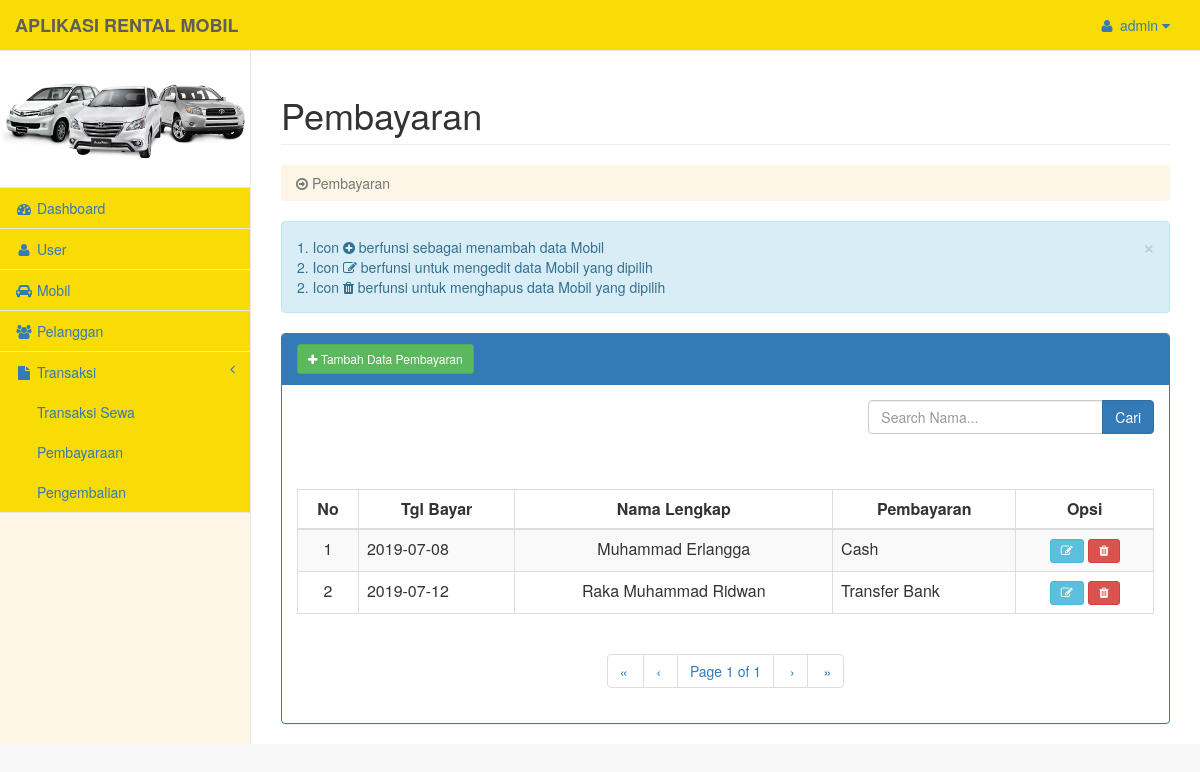
The app's page /pembayaran/index.php (signed in) with its own data.
### tables this page shows
CREATE TABLE IF NOT EXISTS `tb_user` (
`id_user` int(5) NOT NULL,
  `username` varchar(25) NOT NULL,
  `password` varchar(100) NOT NULL
);

CREATE TABLE IF NOT EXISTS `tb_pembayaran` (
`id_bayar` int(5) NOT NULL,
  `id_transaksi` int(5) NOT NULL,
  `tgl_bayar` date NOT NULL,
  `pembayaran` varchar(25) NOT NULL,
  `no_rek` varchar(20) DEFAULT NULL,
  `nama_bank` varchar(25) DEFAULT NULL,
  `atas_nama` varchar(50) DEFAULT NULL
);

CREATE TABLE IF NOT EXISTS `tb_transaksi` (
`id_transaksi` int(5) NOT NULL,
  `id_mobil` int(5) NOT NULL,
  `harga` int(11) NOT NULL,
  `id_pelanggan` int(5) NOT NULL,
  `nama_lengkap` varchar(50) NOT NULL,
  `tgl_sewa` datetime NOT NULL,
  `tgl_selesaisewa` datetime NOT NULL,
  `jumlah_harga` int(11) NOT NULL,
  `denda` int(11) DEFAULT NULL,
  `status_pembayaran` int(5) NOT NULL,
  `status_pengembalian` int(5) NOT NULL
);

### pengguna.php (called while the page is built)
<?php
$admin 			= $_SESSION['username'];
$data_us		= mysql_query("SELECT * FROM tb_user  WHERE username  ='$admin'");
$nama 			= mysql_fetch_object($data_us);
?>

### pembayaran/index.php (the view, shortened to what this page needs)
<?php
$root = '../';
include "../koneksi.php";
include "../pengguna.php";
include "../pagination.php";
if (isset($_REQUEST['keyword']) && $_REQUEST['keyword']<>""){
$keyword	= $_REQUEST['keyword'];
$reload		= "index.php?pagination=true&keyword=$keyword";
$sql 		= "SELECT tb_pembayaran.id_bayar, tb_pembayaran.tgl_bayar, tb_transaksi.id_transaksi, tb_transaksi.nama_lengkap, tb_pembayaran.pembayaran, tb_pembayaran.no_rek, tb_pembayaran.nama_bank, tb_pembayaran.atas_nama from mobilrental.tb_transaksi inner join mobilrental.tb_pembayaran on (tb_transaksi.id_transaksi = tb_pembayaran.id_transaksi) WHERE nama_lengkap LIKE '%$keyword%' ORDER BY id_bayar";
$result = mysql_query($sql);
}else{
$reload = "index.php?pagination=true";
$sql    = "SELECT tb_pembayaran.id_bayar, tb_pembayaran.tgl_bayar, tb_transaksi.id_transaksi, tb_transaksi.nama_lengkap, tb_pembayaran.pembayaran, tb_pembayaran.no_rek, tb_pembayaran.nama_bank, tb_pembayaran.atas_nama from mobilrental.tb_transaksi inner join mobilrental.tb_pembayaran on (tb_transaksi.id_transaksi = tb_pembayaran.id_transaksi) ORDER BY id_bayar";
$result = mysql_query($sql);
}
$rpp 		= 5;
$page 		= intval($_GET["page"]);
if($page<=0) $page = 1;
$tcount 	= mysql_num_rows($result);
$tpages 	= ($tcount) ? ceil($tcount/$rpp) : 1;
$count		= 0;
$i 			= ($page-1)*$rpp;
$no_urut	= ($page-1)*$rpp;
?>
<!DOCTYPE html>
<html lang="en">
<head>
    <link href="../assets/vendor/bootstrap/css/bootstrap.min.css" rel="stylesheet">
    <link href="../assets/vendor/bootstrap/css/bootstrap-datetimepicker.min.css" rel="stylesheet">
    <link href="../assets/dist/js/jquery-ui/jquery-ui.css" rel="stylesheet">
    <link href="../assets/dist/css/template.css" rel="stylesheet">
    <link href="../assets/vendor/font-awesome/css/font-awesome.min.css" rel="stylesheet" type="text/css">
</head>
<body>
    <div id="wrapper">
        <?php
			include '../sidebar.php' ;
		?>
        <div id="page-wrapper">
            <div class="row">
                <div class="col-lg-12">
                    <h1 class="page-header">Pembayaran</h1>
					<ol class="breadcrumb">
                            <li class="active">
                                <i class="fa fa-arrow-circle-o-right"></i> Pembayaran
                            </li>
                    </ol>
                </div>
            </div>
            <div class="row">
				<div class="col-md-12">
					<div class="alert alert-info alert-dismissable">
                        <button type="button" class="close" data-dismiss="alert" aria-hidden="true">&times;</button>
                        1. Icon <i class="fa fa-plus-circle"></i> berfunsi sebagai menambah data Mobil <br>
						2. Icon <i class="fa fa-edit"></i> berfunsi untuk mengedit data Mobil yang dipilih <br>
						2. Icon <i class="fa fa-trash"></i> berfunsi untuk menghapus data Mobil yang dipilih
					</div>
					<div class="panel panel-primary">
                        <div class="panel-heading">
						<button data-toggle="modal" data-target="#myModal" class="btn btn-success btn-sm"><span class="fa fa-plus"></span> Tambah Data Pembayaran</button></div>
                        <div class="panel-body">
							<div class="col-lg-8">
							</div>
							<div>
								<form method="post" action="index.php">
									<div class="form-group input-group">
										<input type="text" name="keyword" class="form-control" placeholder="Search Nama..." value="<?php echo $_REQUEST['keyword']; ?>">
										<span class="input-group-btn">
											<button class="btn btn-primary" type="submit">Cari
											</button>
										</span>
									</div>
								</form>
							</div>
							<br><br>
                            <div class="table-responsive">
                                <table class="table table-striped table-bordered table-hover">
                                    <thead>
                                        <tr>
                                            <th><center>No</center></th>
                                            <th><center>Tgl Bayar<center></th>
                                            <th><center>Nama Lengkap<center></th>
                                            <th><center>Pembayaran<center></th>
                                            <th><center>Opsi<center></th>
                                    </thead>
                                    <tbody>
									<?php
										while(($count<$rpp) && ($i<$tcount)) {
										$data = mysql_fetch_array($result);
									?>
										<tr>
											<td><center><?php echo ++$no_urut; ?></center></td>
											<td><?php echo $data['tgl_bayar'] ?></td>
											<td align="center"><?php echo $data['nama_lengkap'] ?></td>
											<td><?php echo $data['pembayaran'] ?></td>
											<td>
												<center>
												<a class="btn btn-sm btn-info" href="edit.php?id_bayar=<?php echo $data['id_bayar'] ?>" title="Edit Data" ><span class="fa fa-edit"></span></a>
												<a class="btn btn-sm btn-danger" href="delete.php?action=hapus&id_bayar=<?php echo $data['id_bayar'] ?>" onClick="return confirm(' Data Yakin Mau dihapus ?');" title="Hapus Data" ><span class="fa fa-trash"></span></a>
												</center>
											</td>
										</tr>
									<?php
										$i++;
										$count++;
										}
									?>
                                    </tbody>
                                </table>
								<center>
									<div><?php echo paginate_one($reload, $page, $tpages); ?></div>
								</center>
                            </div>
                        </div>
                    </div>
				</div>
            </div>
        </div>
    </div>
</body>
</html>

### sidebar.php (shortened to what this page needs)
<?php
include 'koneksi.php';
include 'pengguna.php';
?>
		<nav class="navbar navbar-default navbar-fixed-top" role="navigation" style="margin-bottom: 0">
            <div class="navbar-header">
                <a class="navbar-brand" href="<?php echo $root; ?>dashboard/index.php"><b>APLIKASI RENTAL MOBIL</b></a>
            </div>
            <ul class="nav navbar-top-links navbar-right">
				<li class="dropdown">
				<?php
				if ($_SESSION['username']) : ?>
                    <a class="dropdown-toggle" data-toggle="dropdown" href="#">
                        <i class="fa fa-user fa-fw"></i> <?php echo $nama->username?> <i class="fa fa-caret-down"></i>
                    </a>
				<?php endif; ?>
                </li>
            </ul>
            <div class="navbar-default sidebar" role="navigation">
                <div class="sidebar-nav navbar-collapse">
                    <ul class="nav" id="side-menu">
						<li>
							<center><img src="<?php echo $root; ?>/assets/gambar/mobil.jpg" class="img-responsive" width="100%"><span class="masked"> </span></center>
						</li>
						<li>
                            <a href="<?php echo $root; ?>dashboard/index.php"><i class="fa fa-dashboard fa-fw"></i><span class="masked"> Dashboard </span></a>
                        </li>
                        <li>
                            <a href="<?php echo $root; ?>user/index.php"><i class="fa fa-user fa-fw"></i><span class="masked"> User </span></a>
                        </li>
                        <li>
                            <a href="<?php echo $root; ?>mobil/index.php"><i class="fa fa-car fa-fw"></i><span class="masked"> Mobil </span></a>
                        </li>
						<li>
                            <a href="<?php echo $root; ?>pelanggan/index.php"><i class="fa fa-users fa-fw"></i><span class="masked"> Pelanggan </span></a>
                        </li>
						<li>
                            <a href="#"><i class="fa fa-file fa-fw"></i> Transaksi <span class="fa arrow"></span></a>
							<ul class="nav nav-second-level">
                                <li>
                                    <a href="<?php echo $root; ?>biayasewa/index.php">Transaksi Sewa</a>
                                </li>
                                <li>
                                    <a href="<?php echo $root; ?>pembayaran/index.php">Pembayaraan</a>
                                </li>
                                <li>
                                    <a href="<?php echo $root; ?>pengembalian/index.php">Pengembalian</a>
                                </li>
                            </ul>
                        </li>
                    </ul>
                </div>
            </div>
		</nav>

### records on screen
tb_user: username "admin"
tb_pembayaran: tgl_bayar "2019-07-08", id_transaksi.nama_lengkap "Muhammad Erlangga", pembayaran "Cash"
tb_pembayaran: tgl_bayar "2019-07-12", id_transaksi.nama_lengkap "Raka Muhammad Ridwan", pembayaran "Transfer Bank"

### other values on screen
$firstlabel "«"
$prevlabel "‹"
$page "1"
$tpages "1"
$nextlabel "›"
$lastlabel "»"
